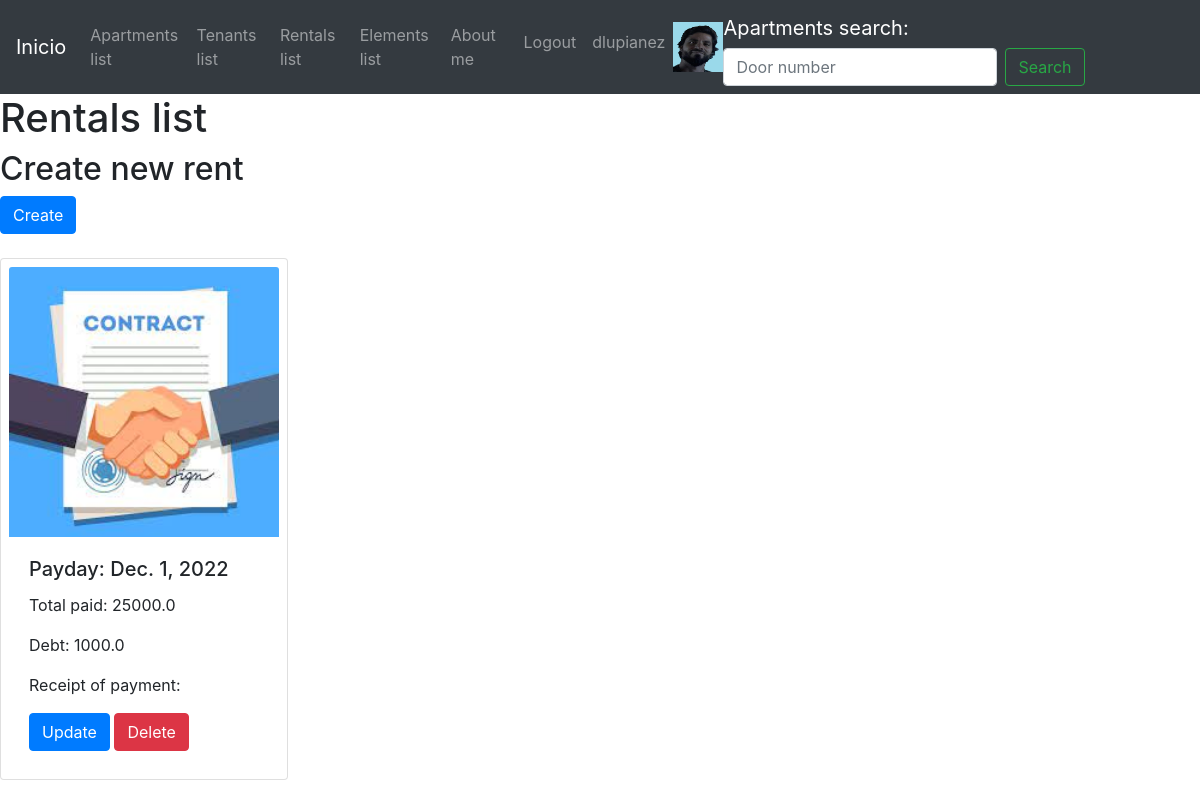
The app's page /rentals/rentals-list/ (signed in), older data.
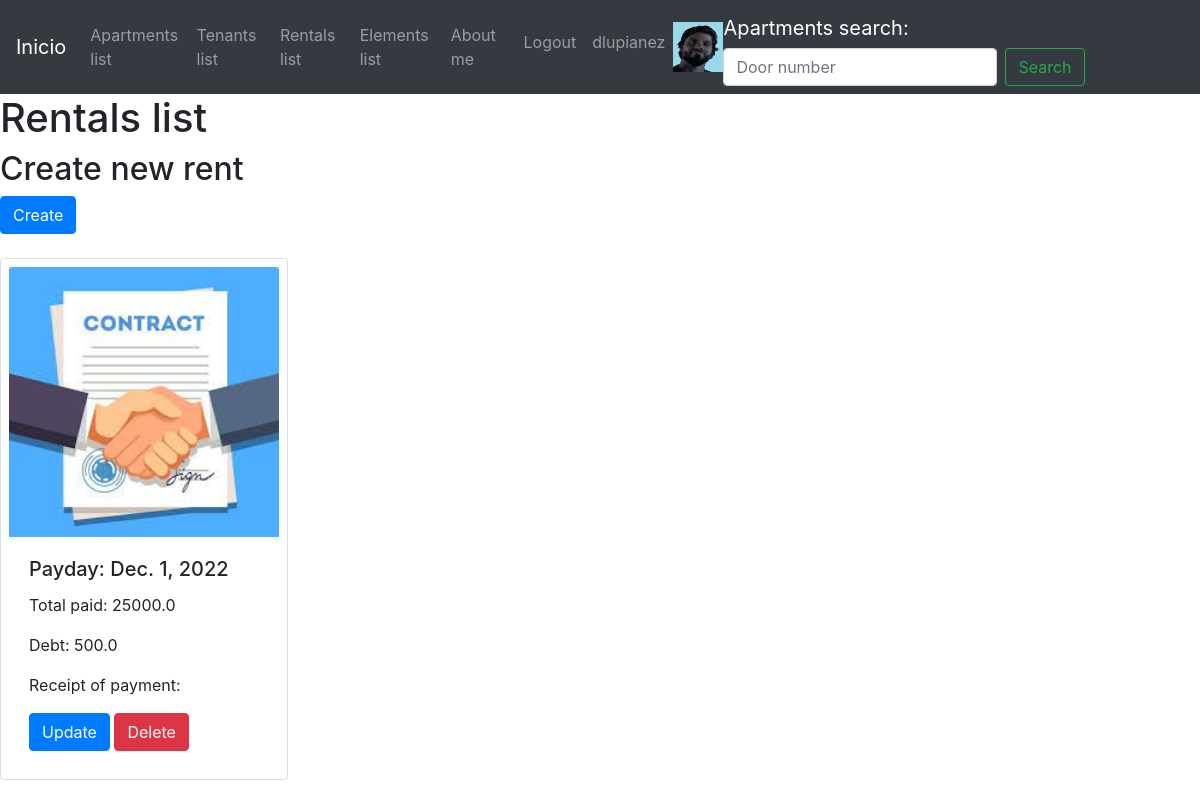
The same page, newer data.
### rentals/models.py (models this page shows)
class Rent(models.Model):
    payday=models.DateField()
    total_paid=models.FloatField()
    debt=models.FloatField()
    receipt_of_payment=models.IntegerField()
    has_debt=models.BooleanField(default=False)

### rentals/views.py (the view)
# urls.py: path('rentals-list/', RentalsListView.as_view(), name='rentals_list'),
class RentalsListView(LoginRequiredMixin, ListView):
    model = Rent
    template_name = 'rentals/rentals-list.html'

### templates/rentals/rentals-list.html (shortened to what this page needs)
{% extends 'base.html' %}
{% block content %}
    <h1>Rentals list</h1>
    {% if request.user.is_authenticated %}
        {% if request.user.is_superuser %}
            <h2>Create new rent </h2>
            <a href="/rentals/rent-create/" class="btn btn-primary">Create</a>
        {% endif %}
    {% endif %}
    <br><br>
    {% for rent in object_list %}
        <div class="card  d-inline-flex p-2" style="width: 18rem;">
            <img class="card-img-top">
            <div class="card-body">
            <h5 class="card-title">Payday: {{rent.payday}}</h5>
            <p class="card-text">Total paid: {{rent.total_paid}}</p>
            <p class="card-text">Debt: {{rent.debt}}</p>
            <p class="card-text">Receipt of payment: {{rent.receipt_of_payent}}</p>
            {% if request.user.is_authenticated %}
                {% if request.user.is_superuser %}
                    <a href="/rentals/rent-update/{{rent.id}}" class="btn btn-primary">Update</a>
                    <a href="/rentals/rent-delete/{{rent.id}}" class="btn btn-danger">Delete</a>
                {% endif %}
            {% endif %}
        </div>
        </div>
    {% endfor %}
{% endblock %}

Row changes from the older to the newer data that the page shows:
changed Rent: debt "1000.0" → "500.0"
